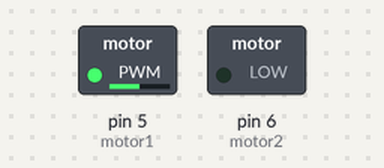
Simulated run of this sketch. Board: Arduino Uno, built with avr-gcc and run on an emulated ATmega328P. On the bench: switched loads named in the sketch (green lamp = pin HIGH).

Above: at 0.1 s.
Timing chart, 0 to 1.6 s (numbered marks = the images above):
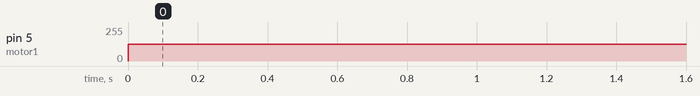

Measured:
- by itself, pin 5 (motor1): 0/255 → 127/255 at 0.00 s

The sketch:

dc_motor_with_encoder1.ino
```cpp
#define motor1 5
#define motor2 6
void setup()
{
  pinMode(motor1, OUTPUT);
  pinMode(motor2, OUTPUT);
}

void loop()
{
  analogWrite(motor1, 127);
  digitalWrite(motor2, LOW);
  delay(100); // Wait for 1000 millisecond(s)
}
```
